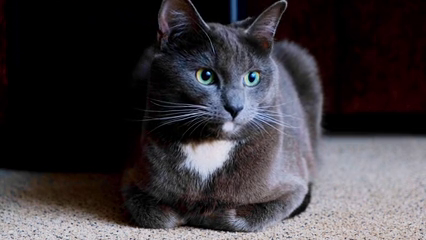
#> input picture frame 163 of ImgProcessing_Study/OpenCV/video.mp4, 426 x 240 px, given in place of city.mp4, which was not available
$ python 16_side_Project02.py
#> lines starting #> are read from the running program, lines starting #| are printed output that depends on the picture
'''
    OpenCV를 이용하여 가로로 촬영된 영상을
    세로로 회전하는 프로그램을 작성하시오

    [조건]
    1) 회전 : 시계 반대방향으로 90도
    2) 재생속도 (FPS) : 원본 x 4배
    3) 출력 파일명 : city_output.avi(코덱:DIVX)
'''
import cv2

cap = cv2.VideoCapture('../ImgProcessing_Study/OpenCV/city.mp4')
fourcc = cv2.VideoWriter_fourcc(*'DIVX')  # DIVX 코덱 설정

width = round(cap.get(cv2.CAP_PROP_FRAME_WIDTH))
height = round(cap.get(cv2.CAP_PROP_FRAME_HEIGHT))

# 원본 비디오 FPS를 가져옵니다.
fps = cap.get(cv2.CAP_PROP_FPS)
print(fps)
# 4배 빠른 재생 속도를 위한 대기 시간 계산
wait_time = int(1000/(fps*4))

#VideoWriter((height,width) - 반대로 넣음, 시계 반대방향으로 90도로 저장하기 위함)
out = cv2.VideoWriter('city_out.avi',fourcc,fps*4,(height,width))

while cap.isOpened() :
    ret, frame = cap.read()
#> frame is the input picture: shape (240, 426, 3); mean B, G, R 60.8, 56.8, 61.1
    if not ret:
        print('가져올 프레임이 없습니다')
        break

    #시계 반대 방향으로 90도 (270도)
    rotate_270 = cv2.rotate(frame,cv2.ROTATE_90_COUNTERCLOCKWISE)
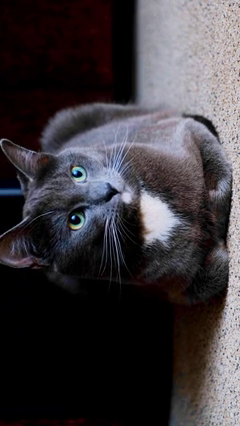
#> rotate_270: shape (426, 240, 3); mean B, G, R 60.8, 56.8, 61.1
    cv2.imshow('video',rotate_270)
    # 회전된 프레임 비디오 파일에 저장
    out.write(rotate_270)

    if cv2.waitKey(wait_time)==ord('q'):
#> (key q is pressed here)
        print('사용자 입력에 의해 종료되었습니다')
        break
cap.release()
out.release()
cv2.destroyAllWindows()

$ run again, starting later in the video
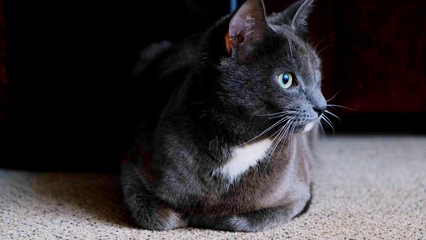
#> input picture frame 735 of ImgProcessing_Study/OpenCV/video.mp4, 426 x 240 px, given in place of city.mp4, which was not available
#> frame is the input picture: shape (240, 426, 3); mean B, G, R 53.6, 51, 55
#> `rotate_270 = cv2.rotate(frame,cv2.ROTATE_90_COUNTERCLOCKWISE)`:
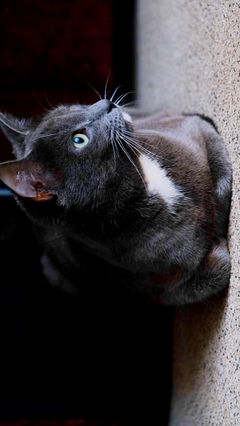
#> rotate_270: shape (426, 240, 3); mean B, G, R 53.6, 51, 55

$ run again, starting later in the video
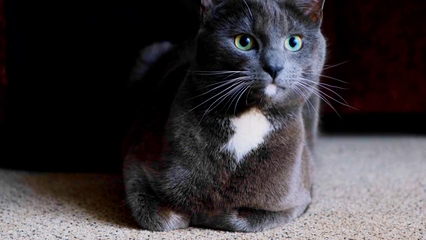
#> input picture frame 1307 of ImgProcessing_Study/OpenCV/video.mp4, 426 x 240 px, given in place of city.mp4, which was not available
#> frame is the input picture: shape (240, 426, 3); mean B, G, R 57.3, 54.3, 58.7
#> `rotate_270 = cv2.rotate(frame,cv2.ROTATE_90_COUNTERCLOCKWISE)`:
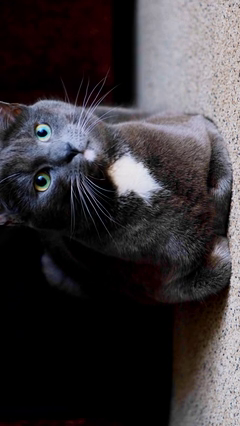
#> rotate_270: shape (426, 240, 3); mean B, G, R 57.3, 54.3, 58.7
